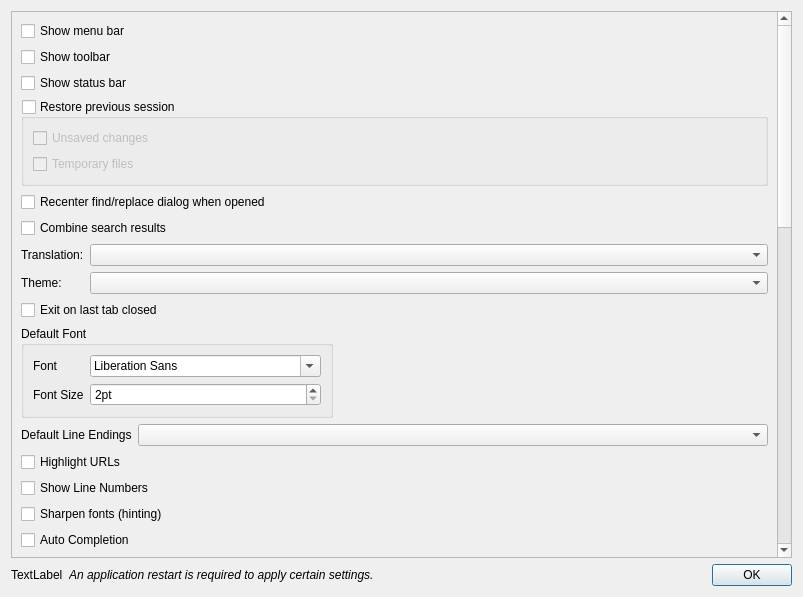
<?xml version="1.0" encoding="UTF-8"?>
<ui version="4.0">
 <class>PreferencesDialog</class>
 <widget class="QDialog" name="PreferencesDialog">
  <property name="geometry">
   <rect>
    <x>0</x>
    <y>0</y>
    <width>803</width>
    <height>597</height>
   </rect>
  </property>
  <property name="windowTitle">
   <string>Preferences</string>
  </property>
  <layout class="QVBoxLayout" name="verticalLayout">
   <item>
    <widget class="QScrollArea" name="scrollArea">
     <property name="widgetResizable">
      <bool>true</bool>
     </property>
     <widget class="QWidget" name="scrollAreaWidgetContents">
      <property name="geometry">
       <rect>
        <x>0</x>
        <y>-99</y>
        <width>769</width>
        <height>644</height>
       </rect>
      </property>
      <layout class="QVBoxLayout" name="verticalLayout_4">
       <item>
        <layout class="QVBoxLayout" name="verticalLayout_2">
         <item>
          <widget class="QCheckBox" name="checkBoxMenuBar">
           <property name="text">
            <string>Show menu bar</string>
           </property>
          </widget>
         </item>
         <item>
          <widget class="QCheckBox" name="checkBoxToolBar">
           <property name="text">
            <string>Show toolbar</string>
           </property>
          </widget>
         </item>
         <item>
          <widget class="QCheckBox" name="checkBoxStatusBar">
           <property name="text">
            <string>Show status bar</string>
           </property>
          </widget>
         </item>
         <item>
          <widget class="QGroupBox" name="gbxRestorePreviousSession">
           <property name="title">
            <string>Restore previous session</string>
           </property>
           <property name="checkable">
            <bool>true</bool>
           </property>
           <property name="checked">
            <bool>false</bool>
           </property>
           <layout class="QVBoxLayout" name="verticalLayout_3">
            <item>
             <widget class="QCheckBox" name="checkBoxUnsavedFiles">
              <property name="text">
               <string>Unsaved changes</string>
              </property>
             </widget>
            </item>
            <item>
             <widget class="QCheckBox" name="checkBoxRestoreTempFiles">
              <property name="text">
               <string>Temporary files</string>
              </property>
             </widget>
            </item>
           </layout>
          </widget>
         </item>
        </layout>
       </item>
       <item>
        <widget class="QCheckBox" name="checkBoxRecenterSearchDialog">
         <property name="text">
          <string>Recenter find/replace dialog when opened</string>
         </property>
        </widget>
       </item>
       <item>
        <widget class="QCheckBox" name="checkBoxCombineSearchResults">
         <property name="text">
          <string>Combine search results</string>
         </property>
        </widget>
       </item>
       <item>
        <layout class="QFormLayout" name="formLayout">
         <property name="labelAlignment">
          <set>Qt::AlignLeading|Qt::AlignLeft|Qt::AlignVCenter</set>
         </property>
         <property name="formAlignment">
          <set>Qt::AlignLeading|Qt::AlignLeft|Qt::AlignTop</set>
         </property>
         <item row="0" column="1">
          <widget class="QComboBox" name="comboBoxTranslation"/>
         </item>
         <item row="0" column="0">
          <widget class="QLabel" name="label">
           <property name="text">
            <string>Translation:</string>
           </property>
          </widget>
         </item>
         <item row="1" column="0">
          <widget class="QLabel" name="labelTheme">
           <property name="text">
            <string>Theme:</string>
           </property>
          </widget>
         </item>
         <item row="1" column="1">
          <widget class="QComboBox" name="comboBoxTheme"/>
         </item>
        </layout>
       </item>
       <item>
        <widget class="QCheckBox" name="checkBoxExitOnLastTabClosed">
         <property name="text">
          <string>Exit on last tab closed</string>
         </property>
        </widget>
       </item>
       <item>
        <layout class="QHBoxLayout" name="horizontalLayout">
         <item>
          <widget class="QGroupBox" name="groupBox">
           <property name="title">
            <string>Default Font</string>
           </property>
           <layout class="QFormLayout" name="formLayout_2">
            <item row="1" column="0">
             <widget class="QLabel" name="label_2">
              <property name="text">
               <string>Font</string>
              </property>
             </widget>
            </item>
            <item row="1" column="1">
             <widget class="QFontComboBox" name="fcbDefaultFont"/>
            </item>
            <item row="3" column="0">
             <widget class="QLabel" name="label_3">
              <property name="text">
               <string>Font Size</string>
              </property>
             </widget>
            </item>
            <item row="3" column="1">
             <widget class="QSpinBox" name="spbDefaultFontSize">
              <property name="suffix">
               <string>pt</string>
              </property>
              <property name="minimum">
               <number>2</number>
              </property>
              <property name="maximum">
               <number>48</number>
              </property>
             </widget>
            </item>
           </layout>
          </widget>
         </item>
         <item>
          <spacer name="horizontalSpacer">
           <property name="orientation">
            <enum>Qt::Horizontal</enum>
           </property>
           <property name="sizeHint" stdset="0">
            <size>
             <width>40</width>
             <height>20</height>
            </size>
           </property>
          </spacer>
         </item>
        </layout>
       </item>
       <item>
        <layout class="QFormLayout" name="formLayout_3">
         <item row="0" column="0">
          <widget class="QLabel" name="label_4">
           <property name="text">
            <string>Default Line Endings</string>
           </property>
          </widget>
         </item>
         <item row="0" column="1">
          <widget class="QComboBox" name="comboBoxLineEndings"/>
         </item>
        </layout>
       </item>
       <item>
        <widget class="QCheckBox" name="checkBoxHighlightURLs">
         <property name="text">
          <string>Highlight URLs</string>
         </property>
        </widget>
       </item>
       <item>
        <widget class="QCheckBox" name="checkBoxShowLineNumbers">
         <property name="text">
          <string>Show Line Numbers</string>
         </property>
        </widget>
       </item>
       <item>
        <widget class="QCheckBox" name="checkBoxFontHinting">
         <property name="toolTip">
          <string>Snap glyphs to the pixel grid for sharper text. Disable to keep the font's exact outline. Affects all editors.</string>
         </property>
         <property name="text">
          <string>Sharpen fonts (hinting)</string>
         </property>
        </widget>
       </item>
       <item>
        <widget class="QCheckBox" name="checkBoxAutoCompletion">
         <property name="text">
          <string>Auto Completion</string>
         </property>
        </widget>
       </item>
       <item>
        <widget class="QGroupBox" name="groupBoxChatFont">
         <property name="title">
          <string>Chat Font</string>
         </property>
         <layout class="QFormLayout" name="formLayoutChatFont">
          <item row="0" column="0" colspan="2">
           <widget class="QCheckBox" name="checkBoxChatUseDefaultFont">
            <property name="toolTip">
             <string>When enabled, the AI chat uses the editor's Default Font. Disable to choose a separate font for the chat.</string>
            </property>
            <property name="text">
             <string>Use default font</string>
            </property>
           </widget>
          </item>
          <item row="1" column="0">
           <widget class="QLabel" name="labelChatFont">
            <property name="text">
             <string>Font</string>
            </property>
           </widget>
          </item>
          <item row="1" column="1">
           <widget class="QFontComboBox" name="fcbChatFont"/>
          </item>
          <item row="2" column="0">
           <widget class="QLabel" name="labelChatFontSize">
            <property name="text">
             <string>Font Size</string>
            </property>
           </widget>
          </item>
          <item row="2" column="1">
           <widget class="QSpinBox" name="spbChatFontSize">
            <property name="suffix">
             <string>pt</string>
            </property>
            <property name="minimum">
             <number>2</number>
            </property>
            <property name="maximum">
             <number>48</number>
            </property>
           </widget>
          </item>
          <item row="3" column="0" colspan="2">
           <widget class="QCheckBox" name="checkBoxChatFontHinting">
            <property name="toolTip">
             <string>Snap glyphs to the pixel grid for sharper text. Disable to keep the font's exact outline. Affects the AI chat.</string>
            </property>
            <property name="text">
             <string>Sharpen fonts (hinting)</string>
            </property>
           </widget>
          </item>
         </layout>
        </widget>
       </item>
       <item>
        <widget class="QGroupBox" name="groupBox_2">
         <property name="title">
          <string>Default Directory</string>
         </property>
         <layout class="QVBoxLayout" name="verticalLayout_5">
          <item>
           <widget class="QRadioButton" name="radioFollowCurrentDirectory">
            <property name="text">
             <string>Follow Current Document</string>
            </property>
           </widget>
          </item>
          <item>
           <widget class="QRadioButton" name="radioLastUsedDirectory">
            <property name="text">
             <string>Last Used Directory</string>
            </property>
           </widget>
          </item>
          <item>
           <layout class="QHBoxLayout" name="horizontalLayout_2">
            <item>
             <widget class="QRadioButton" name="radioHardCoded">
              <property name="text">
               <string/>
              </property>
             </widget>
            </item>
            <item>
             <widget class="QLineEdit" name="txtHardCodedPath"/>
            </item>
            <item>
             <widget class="QToolButton" name="btnSelectHardCodedPath">
              <property name="text">
               <string>...</string>
              </property>
             </widget>
            </item>
           </layout>
          </item>
         </layout>
        </widget>
       </item>
       <item>
        <widget class="QGroupBox" name="groupBoxDataDir">
         <property name="title">
          <string>Data Directory</string>
         </property>
         <layout class="QFormLayout" name="formLayoutDataDir">
          <item row="0" column="0">
           <widget class="QLabel" name="labelDataDirPath">
            <property name="text">
             <string>Current path</string>
            </property>
           </widget>
          </item>
          <item row="0" column="1">
           <layout class="QHBoxLayout" name="layoutDataDirPath">
            <item>
             <widget class="QLineEdit" name="lineEditDataDir">
              <property name="readOnly">
               <bool>true</bool>
              </property>
             </widget>
            </item>
            <item>
             <widget class="QToolButton" name="btnBrowseDataDir">
              <property name="text">
               <string>...</string>
              </property>
             </widget>
            </item>
           </layout>
          </item>
          <item row="1" column="0">
           <widget class="QLabel" name="labelDataDirSource">
            <property name="text">
             <string>Source</string>
            </property>
           </widget>
          </item>
          <item row="1" column="1">
           <widget class="QLabel" name="labelDataDirSourceValue">
            <property name="text">
             <string/>
            </property>
           </widget>
          </item>
         </layout>
        </widget>
       </item>
       <item>
        <widget class="QGroupBox" name="groupBoxTerminal">
         <property name="title">
          <string>Terminal</string>
         </property>
         <layout class="QFormLayout" name="formLayoutTerminal">
          <item row="0" column="0">
           <widget class="QLabel" name="labelShellCommand">
            <property name="text">
             <string>Shell</string>
            </property>
           </widget>
          </item>
          <item row="0" column="1">
           <widget class="QComboBox" name="comboBoxShell"/>
          </item>
          <item row="1" column="0">
           <widget class="QLabel" name="labelCustomShell">
            <property name="text">
             <string>Custom path</string>
            </property>
           </widget>
          </item>
          <item row="1" column="1">
           <layout class="QHBoxLayout" name="layoutShellCommand">
            <item>
             <widget class="QLineEdit" name="lineEditShellCommand"/>
            </item>
            <item>
             <widget class="QToolButton" name="btnBrowseShell">
              <property name="text">
               <string>...</string>
              </property>
             </widget>
            </item>
           </layout>
          </item>
          <item row="2" column="0">
           <widget class="QLabel" name="labelTerminalFont">
            <property name="text">
             <string>Terminal font</string>
            </property>
           </widget>
          </item>
          <item row="2" column="1">
           <widget class="QPushButton" name="btnChooseTerminalFont">
            <property name="text">
             <string>Choose font...</string>
            </property>
           </widget>
          </item>
         </layout>
        </widget>
       </item>
       <item>
        <widget class="QGroupBox" name="groupBoxAi">
         <property name="title">
          <string>AI Provider</string>
         </property>
         <layout class="QFormLayout" name="formLayoutAi">
          <item row="0" column="0">
           <widget class="QLabel" name="labelAiUrl">
            <property name="text">
             <string>OpenAI-compatible endpoint</string>
            </property>
           </widget>
          </item>
          <item row="0" column="1">
           <widget class="QLineEdit" name="lineEditAiUrl">
            <property name="placeholderText">
             <string>https://api.openai.com/v1</string>
            </property>
            <property name="toolTip">
             <string>Base URL of any OpenAI-compatible Chat Completions API (e.g. https://api.openai.com/v1). The /chat/completions path is appended automatically.</string>
            </property>
           </widget>
          </item>
          <item row="1" column="0">
           <widget class="QLabel" name="labelAiModel">
            <property name="text">
             <string>Model</string>
            </property>
           </widget>
          </item>
          <item row="1" column="1">
           <widget class="QLineEdit" name="lineEditAiModel">
            <property name="placeholderText">
             <string>gpt-4o-mini</string>
            </property>
           </widget>
          </item>
          <item row="2" column="0">
           <widget class="QLabel" name="labelAiApiKey">
            <property name="text">
             <string>API key</string>
            </property>
           </widget>
          </item>
          <item row="2" column="1">
           <layout class="QHBoxLayout" name="layoutAiApiKey">
            <item>
             <widget class="QLineEdit" name="lineEditAiApiKey">
              <property name="echoMode">
               <enum>QLineEdit::Password</enum>
              </property>
              <property name="placeholderText">
               <string>sk-...</string>
              </property>
             </widget>
            </item>
            <item>
             <widget class="QPushButton" name="btnAiSaveApiKey">
              <property name="text">
               <string>Save</string>
              </property>
              <property name="autoDefault">
               <bool>false</bool>
              </property>
             </widget>
            </item>
            <item>
             <widget class="QPushButton" name="btnAiClearApiKey">
              <property name="text">
               <string>Clear</string>
              </property>
              <property name="autoDefault">
               <bool>false</bool>
              </property>
             </widget>
            </item>
           </layout>
          </item>
          <item row="3" column="1">
           <widget class="QLabel" name="labelAiApiKeyStatus">
            <property name="text">
             <string/>
            </property>
            <property name="wordWrap">
             <bool>true</bool>
            </property>
           </widget>
          </item>
          <item row="4" column="0">
           <widget class="QLabel" name="labelAiPromptTemplate">
            <property name="text">
             <string>Prompt template</string>
            </property>
            <property name="alignment">
             <set>Qt::AlignRight|Qt::AlignTop|Qt::AlignTrailing</set>
            </property>
           </widget>
          </item>
          <item row="4" column="1">
           <layout class="QVBoxLayout" name="layoutAiPromptTemplate">
            <item>
             <widget class="QPlainTextEdit" name="plainTextEditAiPromptTemplate">
              <property name="minimumHeight">
               <number>140</number>
              </property>
              <property name="placeholderText">
               <string>Supported placeholders: {{rules}}, {{subject_hint}}, {{diff}}</string>
              </property>
             </widget>
            </item>
            <item>
             <layout class="QHBoxLayout" name="layoutAiPromptTemplateButtons">
              <item>
               <spacer name="spacerAiPromptTemplate">
                <property name="orientation">
                 <enum>Qt::Horizontal</enum>
                </property>
               </spacer>
              </item>
              <item>
               <widget class="QPushButton" name="btnAiResetPromptTemplate">
                <property name="text">
                 <string>Reset to default</string>
                </property>
                <property name="autoDefault">
                 <bool>false</bool>
                </property>
               </widget>
              </item>
             </layout>
            </item>
           </layout>
          </item>
          <item row="5" column="0">
           <widget class="QLabel" name="labelAiDiffBudget">
            <property name="text">
             <string>Diff budget (bytes)</string>
            </property>
           </widget>
          </item>
          <item row="5" column="1">
           <widget class="QSpinBox" name="spinBoxAiDiffBudget">
            <property name="minimum">
             <number>1000</number>
            </property>
            <property name="maximum">
             <number>200000</number>
            </property>
            <property name="singleStep">
             <number>1000</number>
            </property>
           </widget>
          </item>
          <item row="6" column="0">
           <widget class="QLabel" name="labelAiRulesBudget">
            <property name="text">
             <string>Rules budget (bytes)</string>
            </property>
           </widget>
          </item>
          <item row="6" column="1">
           <widget class="QSpinBox" name="spinBoxAiRulesBudget">
            <property name="minimum">
             <number>0</number>
            </property>
            <property name="maximum">
             <number>50000</number>
            </property>
            <property name="singleStep">
             <number>500</number>
            </property>
           </widget>
          </item>
          <item row="7" column="0">
           <widget class="QLabel" name="labelAiIdleTimeout">
            <property name="text">
             <string>Stream idle timeout (s)</string>
            </property>
           </widget>
          </item>
          <item row="7" column="1">
           <widget class="QSpinBox" name="spinBoxAiIdleTimeout">
            <property name="minimum">
             <number>5</number>
            </property>
            <property name="maximum">
             <number>600</number>
            </property>
           </widget>
          </item>
          <item row="8" column="0">
           <widget class="QLabel" name="labelAiShortcut">
            <property name="text">
             <string>Generate shortcut</string>
            </property>
           </widget>
          </item>
          <item row="8" column="1">
           <widget class="QKeySequenceEdit" name="keySequenceEditAiShortcut"/>
          </item>
         </layout>
        </widget>
       </item>
       <item>
        <spacer name="verticalSpacer">
         <property name="orientation">
          <enum>Qt::Vertical</enum>
         </property>
         <property name="sizeHint" stdset="0">
          <size>
           <width>20</width>
           <height>40</height>
          </size>
         </property>
        </spacer>
       </item>
      </layout>
     </widget>
    </widget>
   </item>
   <item>
    <layout class="QHBoxLayout" name="layoutAppRestart">
     <item>
      <widget class="QLabel" name="labelAppRestartIcon">
       <property name="text">
        <string>TextLabel</string>
       </property>
      </widget>
     </item>
     <item>
      <widget class="QLabel" name="labelAppRestart">
       <property name="font">
        <font>
         <italic>true</italic>
        </font>
       </property>
       <property name="text">
        <string>An application restart is required to apply certain settings.</string>
       </property>
      </widget>
     </item>
     <item>
      <widget class="QDialogButtonBox" name="buttonBox">
       <property name="orientation">
        <enum>Qt::Horizontal</enum>
       </property>
       <property name="standardButtons">
        <set>QDialogButtonBox::Ok</set>
       </property>
      </widget>
     </item>
    </layout>
   </item>
  </layout>
 </widget>
 <resources/>
 <connections>
  <connection>
   <sender>buttonBox</sender>
   <signal>accepted()</signal>
   <receiver>PreferencesDialog</receiver>
   <slot>accept()</slot>
   <hints>
    <hint type="sourcelabel">
     <x>792</x>
     <y>586</y>
    </hint>
    <hint type="destinationlabel">
     <x>157</x>
     <y>274</y>
    </hint>
   </hints>
  </connection>
  <connection>
   <sender>buttonBox</sender>
   <signal>rejected()</signal>
   <receiver>PreferencesDialog</receiver>
   <slot>reject()</slot>
   <hints>
    <hint type="sourcelabel">
     <x>792</x>
     <y>586</y>
    </hint>
    <hint type="destinationlabel">
     <x>286</x>
     <y>274</y>
    </hint>
   </hints>
  </connection>
 </connections>
</ui>
